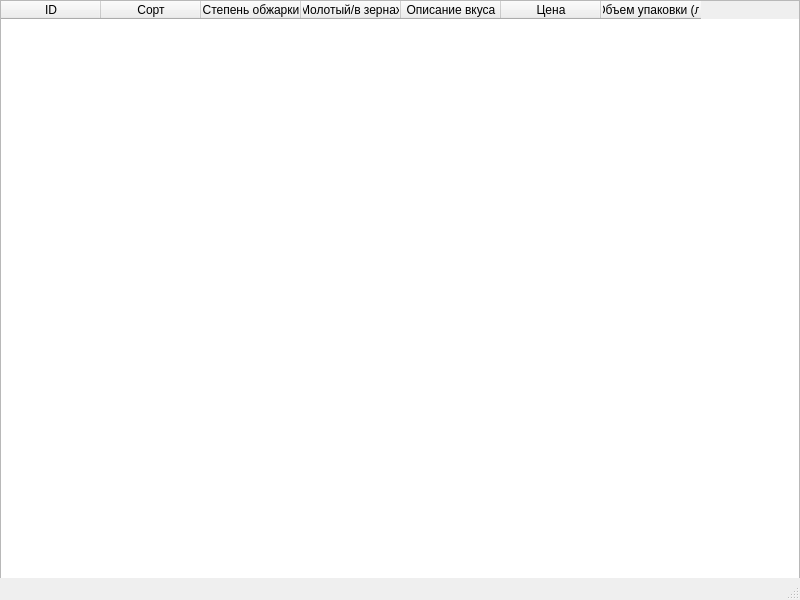
<?xml version="1.0" encoding="UTF-8"?>
<ui version="4.0">
 <class>MainWindow</class>
 <widget class="QMainWindow" name="MainWindow">
  <property name="geometry">
   <rect>
    <x>0</x>
    <y>0</y>
    <width>800</width>
    <height>600</height>
   </rect>
  </property>
  <property name="windowTitle">
   <string>MainWindow</string>
  </property>
  <widget class="QWidget" name="centralwidget">
   <widget class="QTableWidget" name="coffee_table">
    <property name="geometry">
     <rect>
      <x>0</x>
      <y>0</y>
      <width>800</width>
      <height>600</height>
     </rect>
    </property>
    <property name="rowCount">
     <number>0</number>
    </property>
    <property name="columnCount">
     <number>7</number>
    </property>
    <column>
     <property name="text">
      <string>ID</string>
     </property>
    </column>
    <column>
     <property name="text">
      <string>Сорт</string>
     </property>
    </column>
    <column>
     <property name="text">
      <string>Степень обжарки</string>
     </property>
    </column>
    <column>
     <property name="text">
      <string>Молотый/в зернах</string>
     </property>
    </column>
    <column>
     <property name="text">
      <string>Описание вкуса</string>
     </property>
    </column>
    <column>
     <property name="text">
      <string>Цена</string>
     </property>
    </column>
    <column>
     <property name="text">
      <string>Объем упаковки (л)</string>
     </property>
    </column>
   </widget>
  </widget>
  <widget class="QMenuBar" name="menubar">
   <property name="geometry">
    <rect>
     <x>0</x>
     <y>0</y>
     <width>800</width>
     <height>20</height>
    </rect>
   </property>
  </widget>
  <widget class="QStatusBar" name="statusbar"/>
 </widget>
 <resources/>
 <connections/>
</ui>
